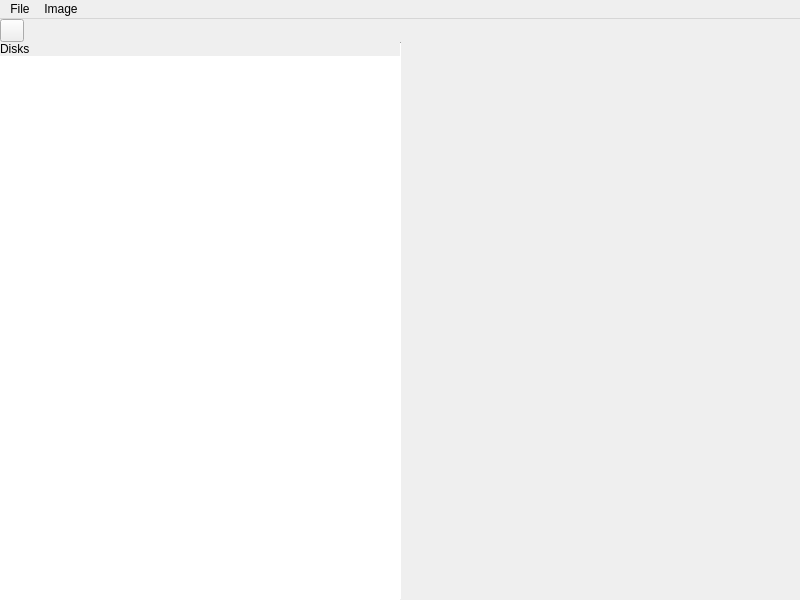
<?xml version="1.0" encoding="UTF-8"?>
<ui version="4.0">
 <class>MainWindow</class>
 <widget class="QMainWindow" name="MainWindow">
  <property name="geometry">
   <rect>
    <x>0</x>
    <y>0</y>
    <width>800</width>
    <height>600</height>
   </rect>
  </property>
  <property name="windowTitle">
   <string>theFrisbee</string>
  </property>
  <property name="windowIcon">
   <iconset resource="resources.qrc">
    <normaloff>:/icons/thefrisbee.svg</normaloff>:/icons/thefrisbee.svg</iconset>
  </property>
  <widget class="QWidget" name="centralwidget">
   <property name="autoFillBackground">
    <bool>true</bool>
   </property>
   <layout class="QVBoxLayout" name="verticalLayout">
    <property name="spacing">
     <number>0</number>
    </property>
    <property name="leftMargin">
     <number>0</number>
    </property>
    <property name="topMargin">
     <number>0</number>
    </property>
    <property name="rightMargin">
     <number>0</number>
    </property>
    <property name="bottomMargin">
     <number>0</number>
    </property>
    <item>
     <widget class="QWidget" name="topWidget" native="true">
      <layout class="QHBoxLayout" name="horizontalLayout">
       <property name="spacing">
        <number>0</number>
       </property>
       <property name="leftMargin">
        <number>0</number>
       </property>
       <property name="topMargin">
        <number>0</number>
       </property>
       <property name="rightMargin">
        <number>0</number>
       </property>
       <property name="bottomMargin">
        <number>0</number>
       </property>
       <item>
        <layout class="QHBoxLayout" name="leftCsdLayout">
         <property name="spacing">
          <number>0</number>
         </property>
        </layout>
       </item>
       <item>
        <widget class="QToolButton" name="menuButton">
         <property name="sizePolicy">
          <sizepolicy hsizetype="Preferred" vsizetype="Preferred">
           <horstretch>0</horstretch>
           <verstretch>0</verstretch>
          </sizepolicy>
         </property>
         <property name="text">
          <string/>
         </property>
         <property name="icon">
          <iconset resource="resources.qrc">
           <normaloff>:/icons/thefrisbee.svg</normaloff>:/icons/thefrisbee.svg</iconset>
         </property>
         <property name="popupMode">
          <enum>QToolButton::InstantPopup</enum>
         </property>
        </widget>
       </item>
       <item>
        <widget class="tWindowTabber" name="windowTabber" native="true">
         <property name="sizePolicy">
          <sizepolicy hsizetype="Expanding" vsizetype="Preferred">
           <horstretch>0</horstretch>
           <verstretch>0</verstretch>
          </sizepolicy>
         </property>
        </widget>
       </item>
       <item>
        <layout class="QHBoxLayout" name="jobButtonLayout"/>
       </item>
       <item>
        <layout class="QHBoxLayout" name="rightCsdLayout">
         <property name="spacing">
          <number>0</number>
         </property>
        </layout>
       </item>
      </layout>
     </widget>
    </item>
    <item>
     <widget class="tStackedWidget" name="stackedWidget">
      <widget class="QWidget" name="disksPage">
       <layout class="QHBoxLayout" name="horizontalLayout_2">
        <property name="spacing">
         <number>0</number>
        </property>
        <property name="leftMargin">
         <number>0</number>
        </property>
        <property name="topMargin">
         <number>0</number>
        </property>
        <property name="rightMargin">
         <number>0</number>
        </property>
        <property name="bottomMargin">
         <number>0</number>
        </property>
        <item>
         <widget class="QWidget" name="leftWidget" native="true">
          <layout class="QVBoxLayout" name="verticalLayout_2">
           <property name="spacing">
            <number>0</number>
           </property>
           <property name="leftMargin">
            <number>0</number>
           </property>
           <property name="topMargin">
            <number>0</number>
           </property>
           <property name="rightMargin">
            <number>0</number>
           </property>
           <property name="bottomMargin">
            <number>0</number>
           </property>
           <item>
            <widget class="tTitleLabel" name="titleLabel">
             <property name="text">
              <string>Disks</string>
             </property>
            </widget>
           </item>
           <item>
            <widget class="QTreeView" name="diskList">
             <property name="frameShape">
              <enum>QFrame::NoFrame</enum>
             </property>
             <attribute name="headerVisible">
              <bool>false</bool>
             </attribute>
            </widget>
           </item>
          </layout>
         </widget>
        </item>
        <item>
         <widget class="Line" name="line">
          <property name="maximumSize">
           <size>
            <width>1</width>
            <height>16777215</height>
           </size>
          </property>
          <property name="orientation">
           <enum>Qt::Vertical</enum>
          </property>
         </widget>
        </item>
        <item>
         <layout class="QVBoxLayout" name="verticalLayout_3">
          <item>
           <widget class="tStackedWidget" name="stackedWidget_2"/>
          </item>
         </layout>
        </item>
       </layout>
      </widget>
      <widget class="QWidget" name="lvmPage"/>
     </widget>
    </item>
   </layout>
  </widget>
  <widget class="QMenuBar" name="menuBar">
   <property name="geometry">
    <rect>
     <x>0</x>
     <y>0</y>
     <width>800</width>
     <height>21</height>
    </rect>
   </property>
   <widget class="QMenu" name="menuFile">
    <property name="title">
     <string>File</string>
    </property>
    <addaction name="actionExit"/>
   </widget>
   <widget class="QMenu" name="menuImage">
    <property name="title">
     <string>Image</string>
    </property>
    <addaction name="actionMountImage"/>
    <addaction name="actionCreate_Disk_Image"/>
   </widget>
   <addaction name="menuFile"/>
   <addaction name="menuImage"/>
  </widget>
  <action name="actionExit">
   <property name="icon">
    <iconset theme="application-exit">
     <normaloff>.</normaloff>.</iconset>
   </property>
   <property name="text">
    <string>Exit</string>
   </property>
   <property name="shortcut">
    <string>Ctrl+Q</string>
   </property>
  </action>
  <action name="actionMountImage">
   <property name="icon">
    <iconset theme="media-mount">
     <normaloff>.</normaloff>.</iconset>
   </property>
   <property name="text">
    <string>Attach Image</string>
   </property>
  </action>
  <action name="actionCreate_Disk_Image">
   <property name="icon">
    <iconset theme="document-new">
     <normaloff>.</normaloff>.</iconset>
   </property>
   <property name="text">
    <string>Create Disk Image</string>
   </property>
   <property name="shortcut">
    <string>Ctrl+N</string>
   </property>
  </action>
 </widget>
 <customwidgets>
  <customwidget>
   <class>tStackedWidget</class>
   <extends>QStackedWidget</extends>
   <header location="global">tstackedwidget.h</header>
   <container>1</container>
   <slots>
    <signal>switchingFrame(int)</signal>
   </slots>
  </customwidget>
  <customwidget>
   <class>tTitleLabel</class>
   <extends>QLabel</extends>
   <header location="global">ttitlelabel.h</header>
   <slots>
    <signal>backButtonClicked()</signal>
   </slots>
  </customwidget>
  <customwidget>
   <class>tWindowTabber</class>
   <extends>QWidget</extends>
   <header location="global">twindowtabber.h</header>
   <container>1</container>
  </customwidget>
 </customwidgets>
 <resources>
  <include location="resources.qrc"/>
 </resources>
 <connections/>
</ui>
